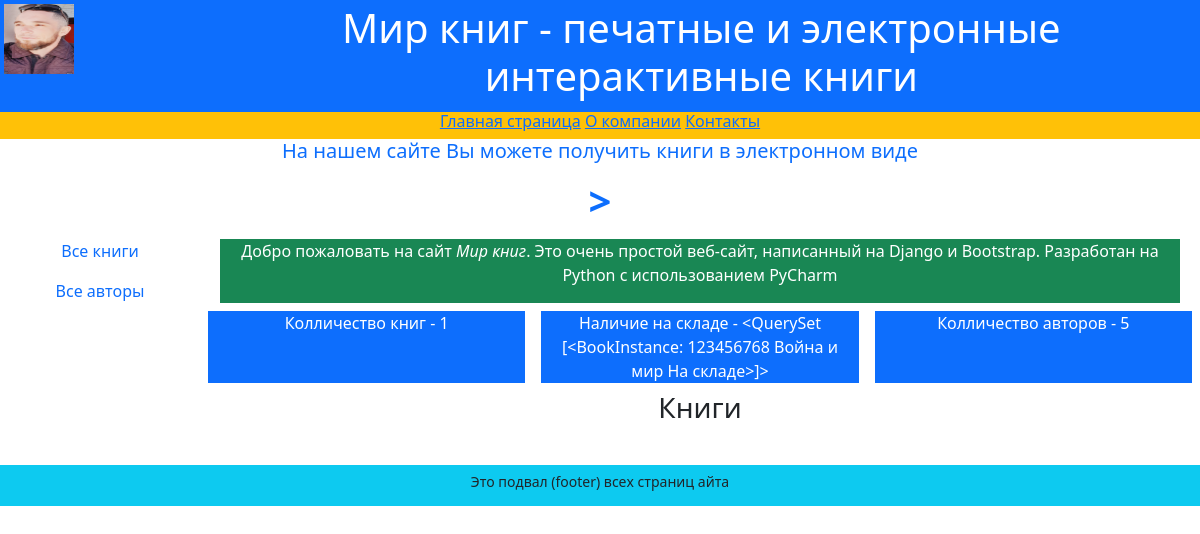
The app's page /, older data.
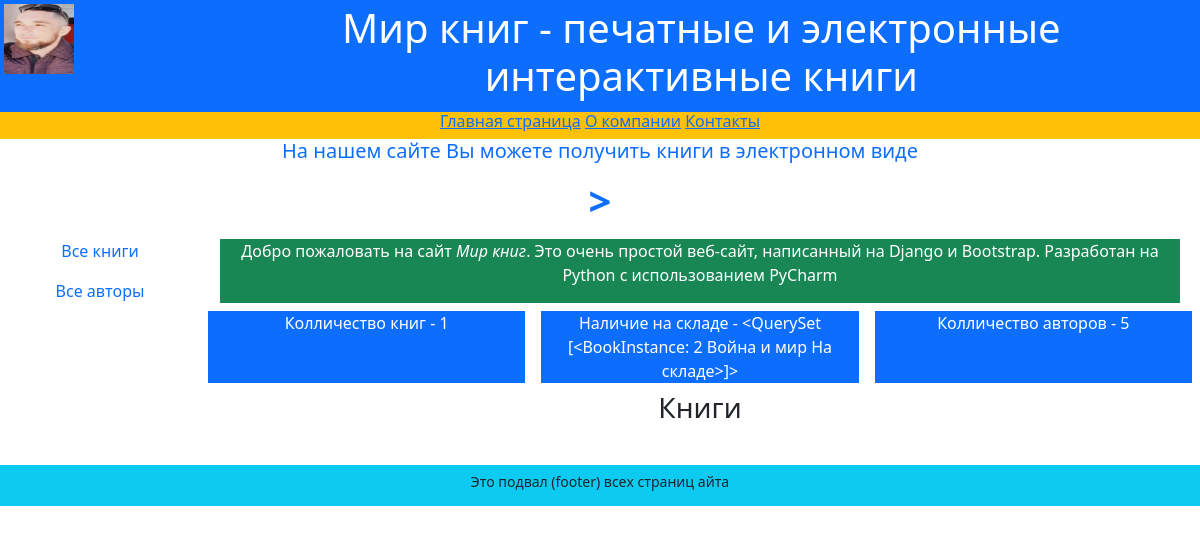
The same page, newer data.
### catalog/models.py (models this page shows, shortened)
class BookInstance(models.Model):
    book = models.ForeignKey('Book', on_delete=models.CASCADE, null=True)
    inv_nom = models.CharField(max_length=20, null=True, help_text='Введите инвентарный номер экземпляра',
                               verbose_name='Статус экземпляра книги')
    status = models.ForeignKey('Status', on_delete=models.CASCADE, null=True,
                               help_text='Изменить состояние книги',
                               verbose_name='Статус экземпляра книги')
    due_back = models.DateField(null=True, blank=True, help_text='Введите конец срока статуса',
                                verbose_name='Даиа окончания статуса')
    class Meta:
        ordering = ['due_back']
    def __str__(self):
        return '%s %s %s' % (self.inv_nom, self.book, self.status)

class Book(models.Model):
    title = models.CharField(max_length=200, help_text=';Введите название книги',
                             verbose_name='Название книги')
    genre = models.ForeignKey('Genre', on_delete=models.CASCADE,
                              help_text='Выберите жанр книги',
                              verbose_name='Жанр книги', null=True)
    language = models.ForeignKey('Language', on_delete=models.CASCADE,
                                 help_text='Выберите язык книги',
                                 verbose_name='Язык книги', null=True)
    publisher = models.ForeignKey('Publisher', on_delete=models.CASCADE,
                                  help_text='Выберите издательство',
                                  verbose_name='Издательство', null=True)
    year = models.CharField(max_length=4, help_text='Введите год издания',
                            verbose_name='Год издания')
    author = models.ManyToManyField('Author', help_text='Выберите автора (авторов) книги',
                                    verbose_name='Автор (Авторы) книги')
    summary = models.TextField(max_length=1000, help_text='Введите краткое описание книги',
                               verbose_name='Аннотация книги')
    isbn = models.CharField(max_length=13, help_text='Должно содержать 13 символов',
                            verbose_name='ISBN книги')
    price = models.DecimalField(decimal_places=2, max_digits=7,
                                help_text='Введите цену книги',
                                verbose_name='Цена (руб.)')
    photo = models.ImageField(upload_to='images', help_text='Введите изображение обложки',
                              verbose_name='Изображение обложки')
    def display_author(self):
        return ', '.join([author.last_name for author in self.author.all()])
    display_author.shorts_description = 'Авторы'
    def __str__(self):
        return self.title

class Status(models.Model):
    name = models.CharField(max_length=20, help_text='Введите статус экземпляра книги',
                            verbose_name='Статус экземпляра книги')
    def __str__(self):
        return self.name

### catalog/views.py (the view)
# urls.py: path('', views.index, name='index'),
def index(request):
    text_head = 'На нашем сайте Вы можете получить книги в электронном виде'
    books = Book.objects.all()
    num_books = Book.objects.all().count()
    num_instances = BookInstance.objects.all()
    num_instances_availabl = BookInstance.objects.filter(status__exact=2).count()
    authors = Author.objects.all()
    num_authors = Author.objects.count()
    context = { 'text_head': text_head,
                'books': books, 'num_books': num_books,
                'num_instances': num_instances,
                'num_instances_availabl': num_instances_availabl,
                'authors': authors, 'num_authors': num_authors}
    return render(request, 'catalog/index.html', context)

### templates/catalog/index.html (shortened to what this page needs)
{% extends 'catalog/base.html' %}
{% block header %}
<h5>{{ text_head }}</h5>>
{% endblock header %}
{% block content %}
<div class="container-fluid my-2">
    <div class="row bg-success text-white mx-2">
        <div class="col text-center">
            <p>Добро пожаловать на сайт <em>Мир книг</em>. Это очень
            простой веб-сайт, написанный на Django и Bootstrap.
            Разработан на Python с использованием PyCharm</p>
        </div>
    </div>
    <div class="row my-2 text-white">
        <div class="col mx-2 bg-primary">Колличество книг - {{ num_books }}</div>
        <div class="col mx-2 bg-primary">Наличие на складе - {{ num_instances }}</div>
        <div class="col mx-2 bg-primary">Колличество авторов - {{ num_authors }}</div>
    </div>
    <div class="row text-center text-dark ih-2">
        <h3>Книги</h3>
    </div>
</div>
{% endblock content %}

Row changes from the older to the newer data that the page shows:
changed BookInstance: inv_nom+book+status "<QuerySet [<BookInstance: 123456768 Война и мир На складе>]>" → "<QuerySet [<BookInstance: 2 Война и мир На складе>]>"
